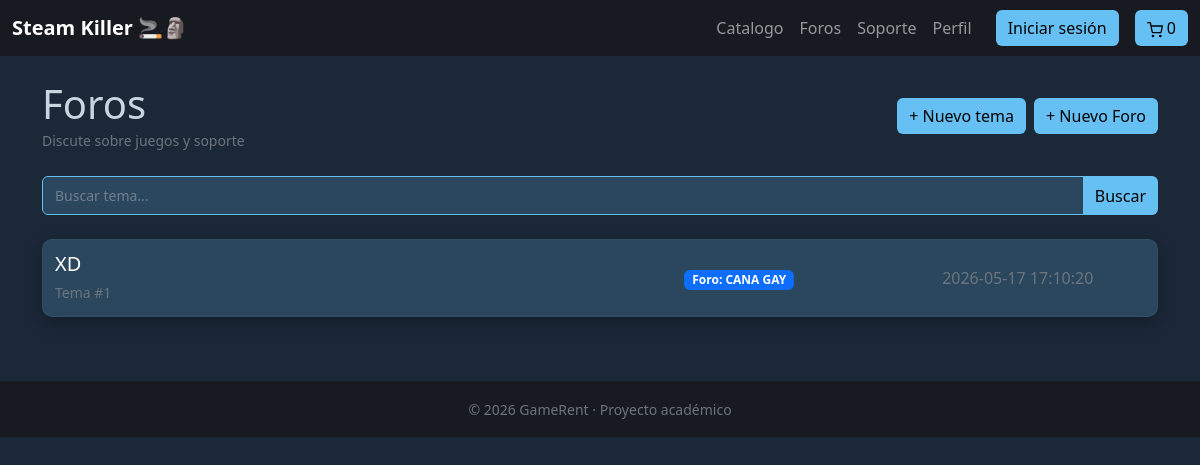
Before: /foro.php with the older database file.
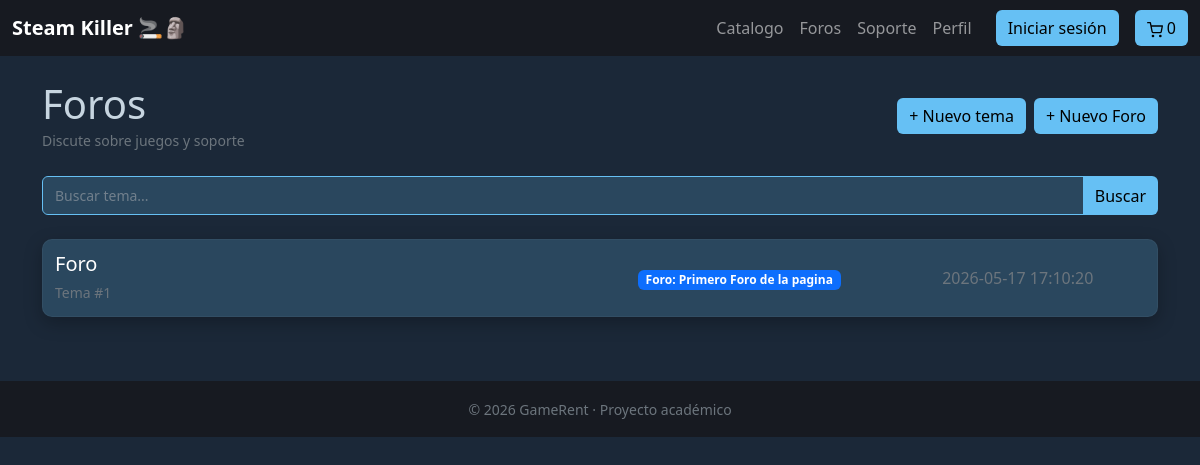
After: the same page with the newer database file.
### tables this page shows
CREATE TABLE `temas` (
  `id_tema` int(11) NOT NULL,
  `titulo` varchar(200) DEFAULT NULL,
  `id_foro` int(11) DEFAULT NULL,
  `id_usuario` int(11) DEFAULT NULL,
  `fecha_creacion` datetime DEFAULT current_timestamp()
);

CREATE TABLE `foros` (
  `id_foro` int(11) NOT NULL,
  `nombre` varchar(150) DEFAULT NULL,
  `descripcion` text DEFAULT NULL
);

### db/conexion.php (called while the page is built)
<?php
    include_once("consultas.php");
    $db = new Tienda("localhost",3306,"tfg_videoclub","root","");
?>

### db/consultas.php (called while the page is built, shortened)
<?php
class Tienda
{
	private $pdo;
	public function __construct($host, $port, $db, $user, $pass)
	{
		$this->pdo = new PDO("mysql:host=" . $host . ";port=" . $port . ";dbname=" . $db, $user, $pass);
	}
	public function listarTemas()
	{
		$sentencia = "SELECT t.id_tema, t.titulo, t.id_foro, t.fecha_creacion, f.nombre AS nombre_foro
                  FROM temas t
                  JOIN foros f ON t.id_foro = f.id_foro
                  ORDER BY t.fecha_creacion DESC";
		$ejecucion = $this->pdo->prepare($sentencia);
		$ejecucion->execute();
		return $ejecucion->fetchAll(PDO::FETCH_ASSOC);
	}
}
?>

### foro.php (the view, shortened to what this page needs)
<?php
include_once("cabecera.php");
$posts = $db->listarTemas();
?>
<div class="container py-4">
  <div class="d-flex justify-content-between align-items-center mb-4">
    <div>
      <h1 class="mb-0">Foros</h1>
      <small class="text-secondary">Discute sobre juegos y soporte</small>
    </div>
    <div class="d-flex gap-2">
      <a href="crearTemaForo.php" class="btn btn-steam">+ Nuevo tema</a>
      <a href="crearForo.php" class="btn btn-steam">+ Nuevo Foro</a>
    </div>
  </div>
  <div class="mb-4">
    <div class="input-group">
      <input type="text" class="form-control modern-input"
             placeholder="Buscar tema..." id="buscadorTema" oninput="buscarTema()">
      <button class="btn btn-steam" onclick="buscarTema()">Buscar</button>
    </div>
  </div>
  <div class="forum-container" id="visorTemas">
    <?php foreach ($posts as $post): ?>
    <div class="card game-card forum-post mb-3">
      <div class="card-body">
        <div class="row align-items-center gy-3">
          <div class="col-md-6">
            <h5 class="mb-1">
              <a href="mensajes_foro.php?id=<?= $post['id_tema'] ?>"
                 class="text-white text-decoration-none">
                <?= htmlspecialchars($post['titulo']) ?>
              </a>
            </h5>
            <small class="text-secondary">Tema #<?= $post['id_tema'] ?></small>
          </div>
            <div class="col-md-3 text-md-center">
              <span class="badge bg-primary">
                Foro: <?= $post["nombre_foro"] ?>
              </span>
            </div>
          <div class="col-md-3 text-md-center text-secondary">
            <?= $post['fecha_creacion'] ?>
          </div>
        </div>
      </div>
    </div>
    <?php endforeach; ?>
  </div>
</div>
<?php include_once("pie.php"); ?>

Changed rows visible on the page:
changed temas id 1: titulo "XD" → "Foro"; id_foro.nombre "CANA GAY" → "Primero Foro de la pagina"
